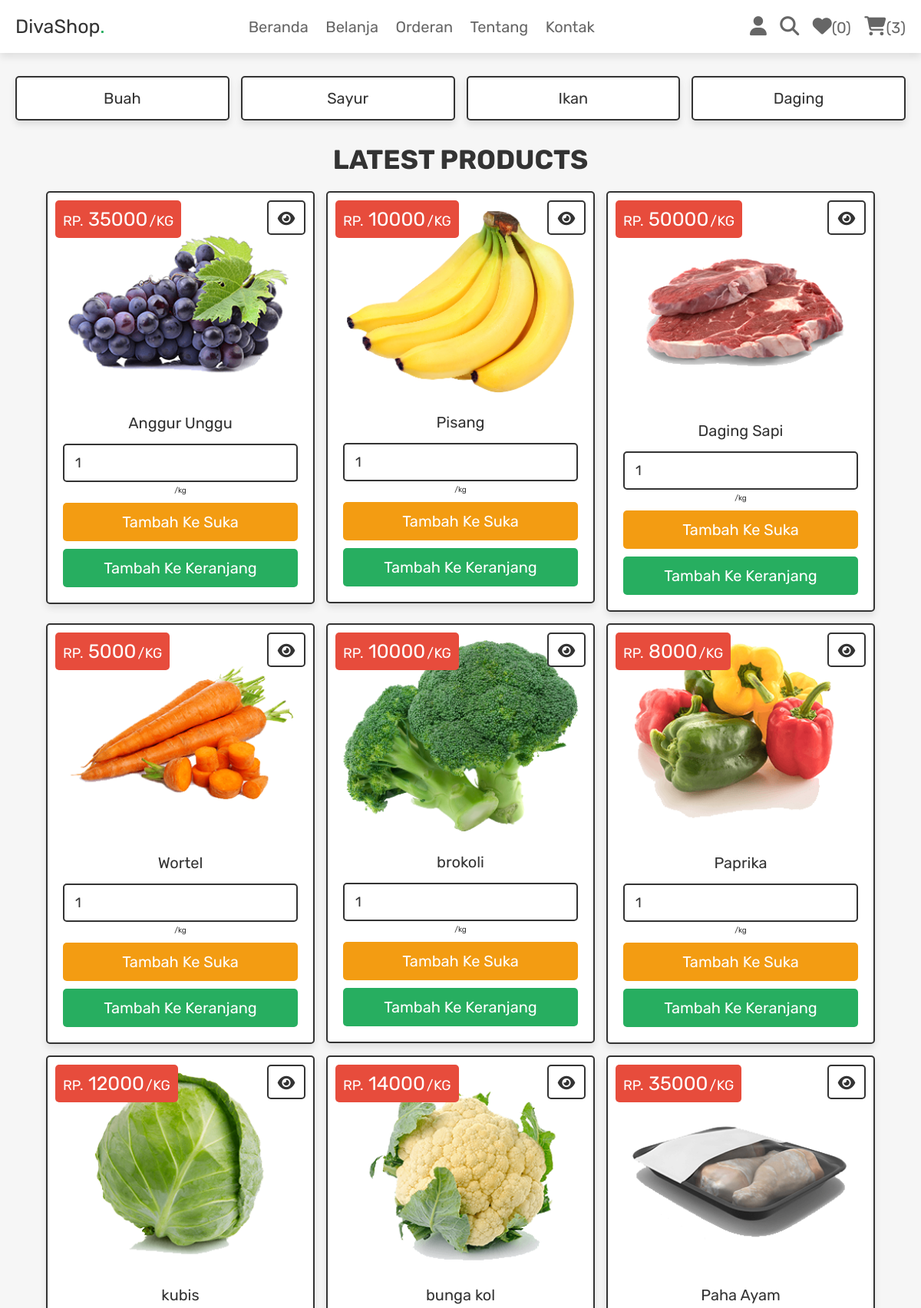
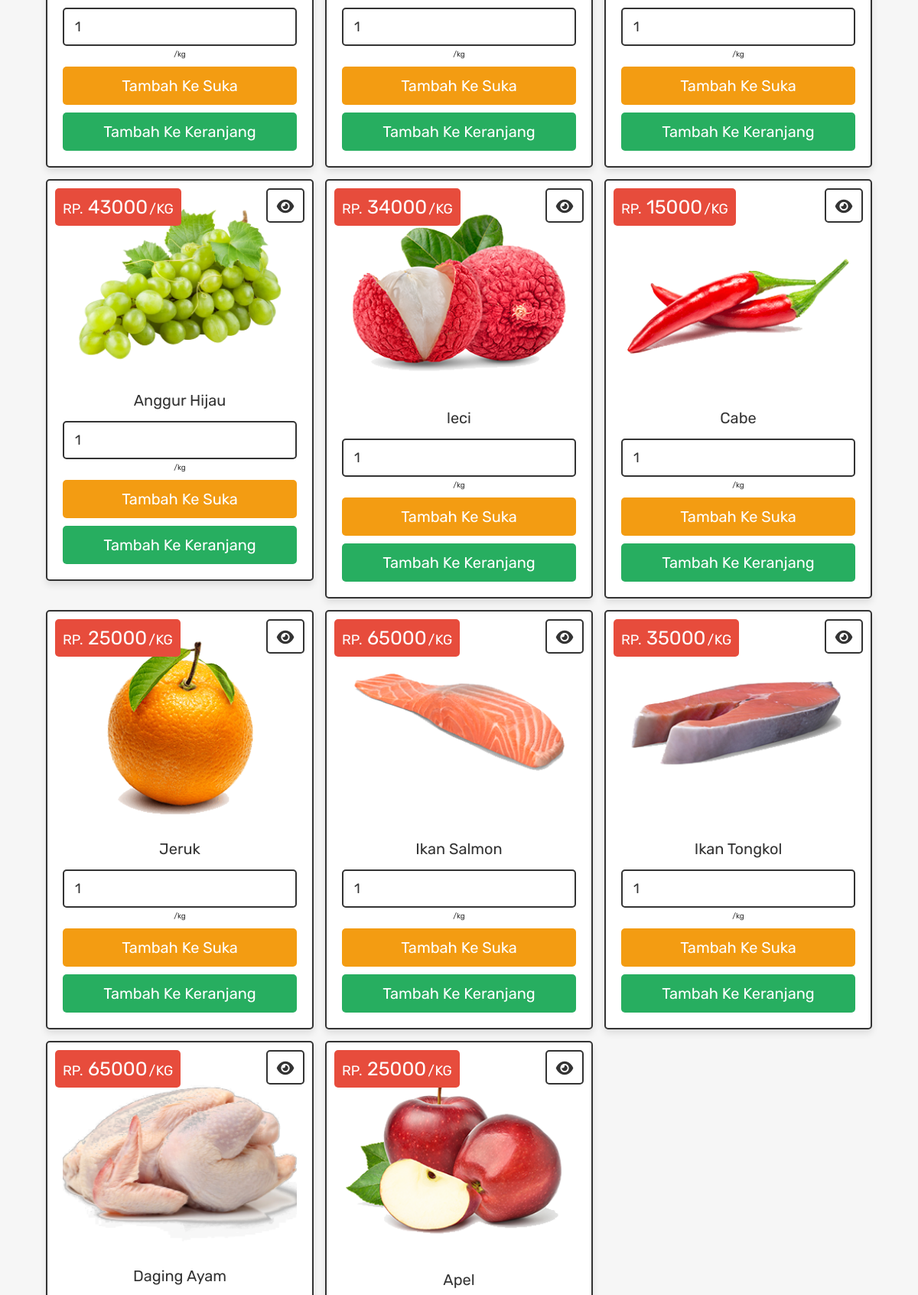
Page /shop.php (signed in, upper part) on the committed database (2 pictures, top to bottom).
### tables this page shows
CREATE TABLE `products` (
  `id` int(100) NOT NULL,
  `name` varchar(100) NOT NULL,
  `category` varchar(20) NOT NULL,
  `details` varchar(500) NOT NULL,
  `price` int(100) NOT NULL,
  `image` varchar(100) NOT NULL
);

### shop.php (the view, shortened to what this page needs)
<?php
@include 'config.php';
?>
<!DOCTYPE html>
<html lang="en">
<head>
   <link rel="stylesheet" href="https://cdnjs.cloudflare.com/ajax/libs/font-awesome/6.1.1/css/all.min.css">
   <link rel="stylesheet" href="css/style.css">
</head>
<body>
<?php include 'header.php'; ?>
<section class="p-category">
   <a href="category.php?category=fruits">Buah</a>
   <a href="category.php?category=vegitables">Sayur</a>
   <a href="category.php?category=fish">Ikan</a>
   <a href="category.php?category=meat">Daging</a>
</section>
<section class="products">
   <h1 class="title">latest products</h1>
   <div class="box-container">
   <?php
      $select_products = $conn->prepare("SELECT * FROM `products`");
      $select_products->execute();
      if($select_products->rowCount() > 0){
         while($fetch_products = $select_products->fetch(PDO::FETCH_ASSOC)){
   ?>
   <form action="" class="box" method="POST">
      <div class="price">RP. <span><?= $fetch_products['price']; ?></span>/KG</div>
      <a href="view_page.php?pid=<?= $fetch_products['id']; ?>" class="fas fa-eye"></a>
      <img src="uploaded_img/<?= $fetch_products['image']; ?>" alt="">
      <div class="name"><?= $fetch_products['name']; ?></div>
      <input type="number" min="1" value="1" name="p_qty" class="qty">
	  <span class="addon-text">/kg</span>
      <input type="submit" value="Tambah ke suka" class="option-btn" name="add_to_wishlist">
      <input type="submit" value="Tambah ke keranjang" class="btn" name="add_to_cart">
   </form>
   <?php
      }
   }else{
      echo '<p class="empty">Belum ada produk</p>';
   }
   ?>
   </div>
</section>
</body>
</html>

### css/style.css (style rules this page uses)
.products .box-container { display: grid; grid-template-columns: repeat(auto-fit, 35rem); gap:1.5rem; justify-content: center; align-items: flex-start; }
.products .box-container .box { padding:2rem; text-align: center; border:var(--border); background-color: var(--white); box-shadow: var(--box-shadow); border-radius: .5rem; position: relative; }
.products .box-container .box .price { position: absolute; top:1rem; left:1rem; padding:1rem; border-radius: .5rem; background-color: var(--red); font-size: 1.8rem; color:var(--white); }
.products .box-container .box .price span { font-size: 2.5rem; color:var(--white); margin:0 .2rem; }
.products .box-container .box .fa-eye { position: absolute; top:1rem; right:1rem; border-radius: .5rem; height: 4.5rem; line-height: 4.3rem; width: 5rem; border:var(--border); color:var(--black); font-size: 2rem; background-color: var(--white); }
.products .box-container .box img { width: 100%; margin-bottom: 1rem; }
.products .box-container .box .name { font-size: 2rem; color:var(--black); padding:1rem 0; }
.products .box-container .box .qty { margin:.5rem 0; border-radius: .5rem; padding:1.2rem 1.4rem; font-size: 1.8rem; color:var(--black); border:var(--border); width: 100%; }
.p-category { display: grid; grid-template-columns: repeat(auto-fit, minmax(27rem, 1fr)); gap:1.5rem; justify-content: center; align-items: flex-start; }
.p-category { padding-bottom: 0; }
.p-category a { padding:1.5rem; text-align: center; border:var(--border); background-color: var(--white); box-shadow: var(--box-shadow); border-radius: .5rem; font-size: 2rem; text-transform: capitalize; color:var(--black); }

### css/components.css (style rules this page uses)
:root { --green:#27ae60; --orange:#f39c12; --red:#e74c3c; --black:#333; --light-color:#666; --white:#fff; --light-bg:#f6f6f6; --border:.2rem solid var(--black); --box-shadow:0 .5rem 1rem rgba(0,0,0,.1); }
* { font-family: 'Rubik', sans-serif; margin:0; padding:0; box-sizing: border-box; outline: none; border:none; text-decoration: none; color:var(--black); }
body { background-color: var(--light-bg); }
html { font-size: 62.5%; overflow-x: hidden; scroll-behavior: smooth; scroll-padding-top: 6.5rem; }
section { padding:3rem 2rem; max-width: 1200px; margin:0 auto; }
.btn, .delete-btn, .option-btn { display: block; width: 100%; margin-top: 1rem; border-radius: .5rem; color:var(--white); font-size: 2rem; padding:1.3rem 3rem; text-transform: capitalize; cursor: pointer; text-align: center; }
.btn { background-color: var(--green); }
.option-btn { background-color: var(--orange); }
.title { text-align: center; margin-bottom: 2rem; text-transform: uppercase; color:var(--black); font-size: 3.5rem; }

### rows in the picture
products: price "35000", image (picture), name "Anggur Unggu"
products: price "10000", image (picture), name "Pisang"
products: price "50000", image (picture), name "Daging Sapi"
products: price "5000", image (picture), name "Wortel"
products: price "10000", image (picture), name "brokoli"
products: price "8000", image (picture), name "Paprika"
products: price "12000", image (picture), name "kubis"
products: price "14000", image (picture), name "bunga kol"
products: price "35000", image (picture), name "Paha Ayam"
products: price "43000", image (picture), name "Anggur Hijau"
products: price "34000", image (picture), name "leci"
products: price "15000", image (picture), name "Cabe"
products: price "25000", image (picture), name "Jeruk"
products: price "65000", image (picture), name "Ikan Salmon"
products: price "35000", image (picture), name "Ikan Tongkol"
products: price "65000", image (picture), name "Daging Ayam"
products: price "25000", image (picture), name "Apel"

### other values in the picture
$count_wishlist_items->rowCount() "0"
$count_cart_items->rowCount() "3"
